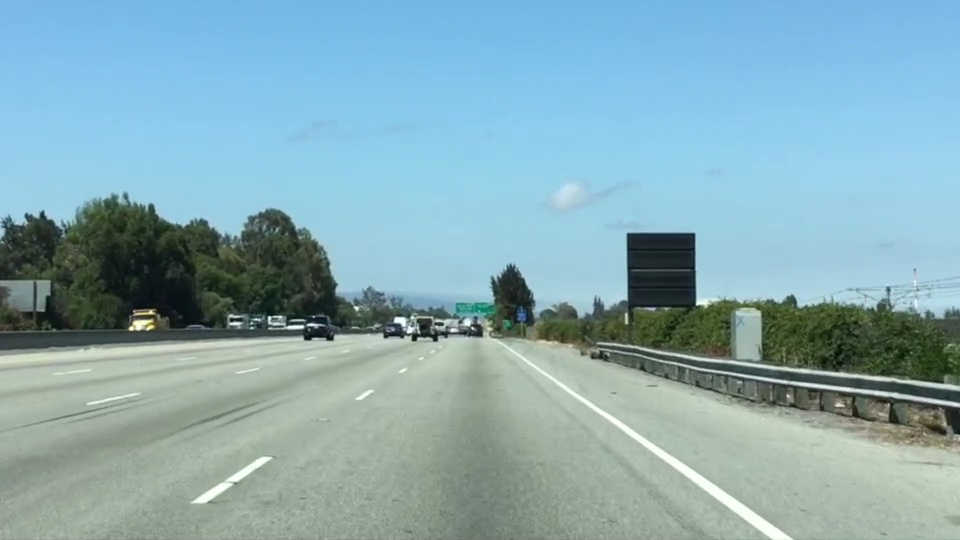
#> input picture resource/lane_detection.jpg, 960 x 540 px
$ python lane_detection_using_basic_threshholding.py
#> lines starting #> are read from the running program, lines starting #| are printed output that depends on the picture; after the words box and inside, x2 and y2 are one past the last pixel; in counts of white or black regions, pixels touching at a corner belong together
import matplotlib.pyplot as plt
import matplotlib.image as mpimg
import numpy as np

# Read in the image and print out some stats
# Note: in the previous example we were reading a .jpg
# Here we read a .png and convert to 0,255 bytescale
image = mpimg.imread('./resource/lane_detection.jpg')#*255)#.astype('uint8')
#> image is the input picture: shape (540, 960, 3); mean R, G, B 135.5, 171.1, 179.2
print('This image is: ',type(image),
         'with dimensions:', image.shape)
#| This image is:  <class 'numpy.ndarray'> with dimensions: (540, 960, 3)

# Grab the x and y size and make a copy of the image
ysize = image.shape[0]
#> ysize = 540
xsize = image.shape[1]
#> xsize = 960
color_select = np.copy(image)

# Define color selection criteria
###### MODIFY THESE VARIABLES TO MAKE YOUR COLOR SELECTION
red_threshold = 200
green_threshold = 100
blue_threshold = 10
######

rgb_threshold = [red_threshold, green_threshold, blue_threshold]

# Do a bitwise or with the "|" character to identify
# pixels below the thresholds
color_thresholds = (image[:,:,0] < rgb_threshold[0]) \
            | (image[:,:,1] < rgb_threshold[1]) \
            | (image[:,:,2] < rgb_threshold[2])
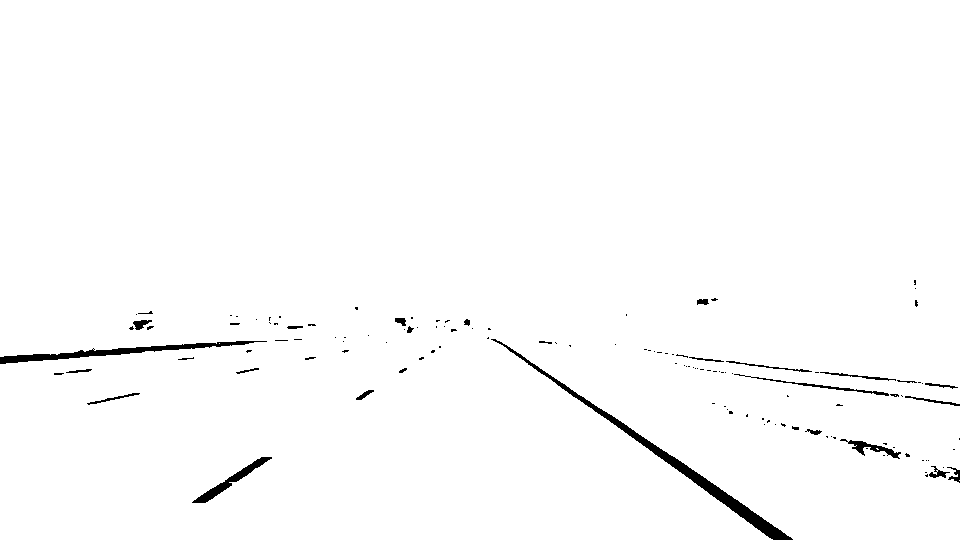
#> color_thresholds: shape (540, 960) bool; 98.6% white; 129 black regions (99 under 20 px), largest, box (x1, y1, x2, y2) and area: (491, 339, 793, 540) 2509, (0, 341, 267, 364) 1367, (192, 457, 272, 503) 627
color_select[color_thresholds] = [0,0,0]
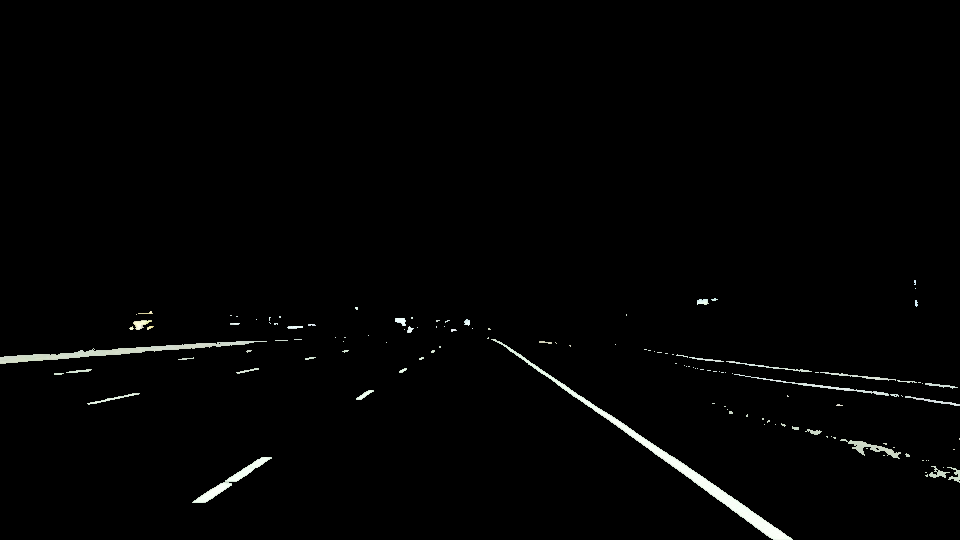
#> color_select: shape (540, 960, 3); mean R, G, B 3.1, 3.2, 3

# Display the image
#plt.imshow(color_select)

# Uncomment the following code if you are running the code locally and wish to save the image
# mpimg.imsave("test-after.png", color_select)

# Define a triangle region of interest
# Keep in mind the origin (x=0, y=0) is in the upper left in image processing
# Note: if you run this code, you'll find these are not sensible values!!
# But you'll get a chance to play with them soon in a quiz
left_bottom = [120, 540]
right_bottom = [800, 540]
apex = [470, 310]

# Fit lines (y=Ax+B) to identify the  3 sided region of interest
# np.polyfit() returns the coefficients [A, B] of the fit
fit_left = np.polyfit((left_bottom[0], apex[0]), (left_bottom[1], apex[1]), 1)
fit_right = np.polyfit((right_bottom[0], apex[0]), (right_bottom[1], apex[1]), 1)
fit_bottom = np.polyfit((left_bottom[0], right_bottom[0]), (left_bottom[1], right_bottom[1]), 1)

# Find the region inside the lines
XX, YY = np.meshgrid(np.arange(0, xsize), np.arange(0, ysize))
region_thresholds = (YY > (XX*fit_left[0] + fit_left[1])) & \
                    (YY > (XX*fit_right[0] + fit_right[1])) & \
                    (YY < (XX*fit_bottom[0] + fit_bottom[1]))

# Color pixels red which are inside the region of interest
region_select = np.copy(image)
region_select[region_thresholds] = [255, 0, 0]
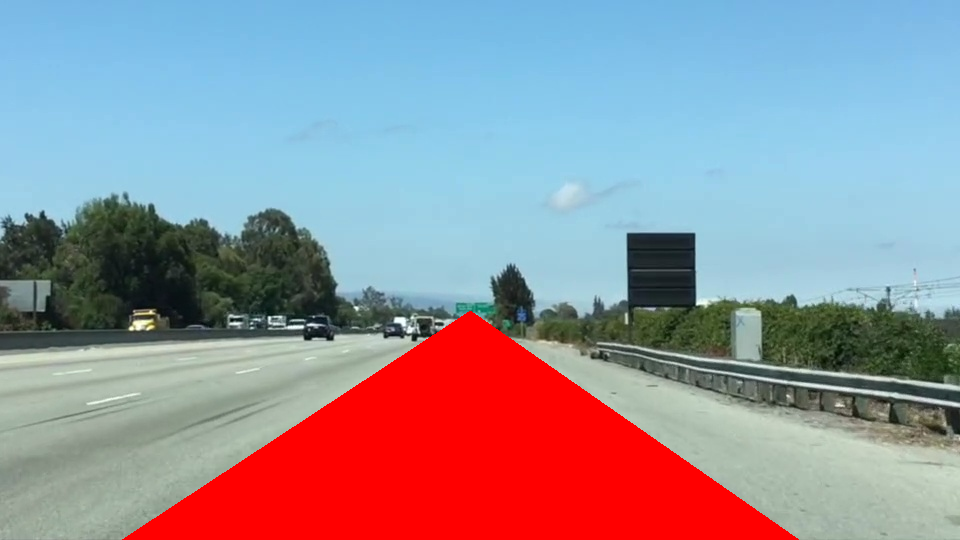
#> region_select: shape (540, 960, 3); 15.02% of pixels changed, all inside (x1, y1, x2, y2) = (122, 311, 799, 540)

# Display the image
plt.imshow(region_select)


# Mask color and region selection
color_select[color_thresholds | ~region_thresholds] = [0, 0, 0]
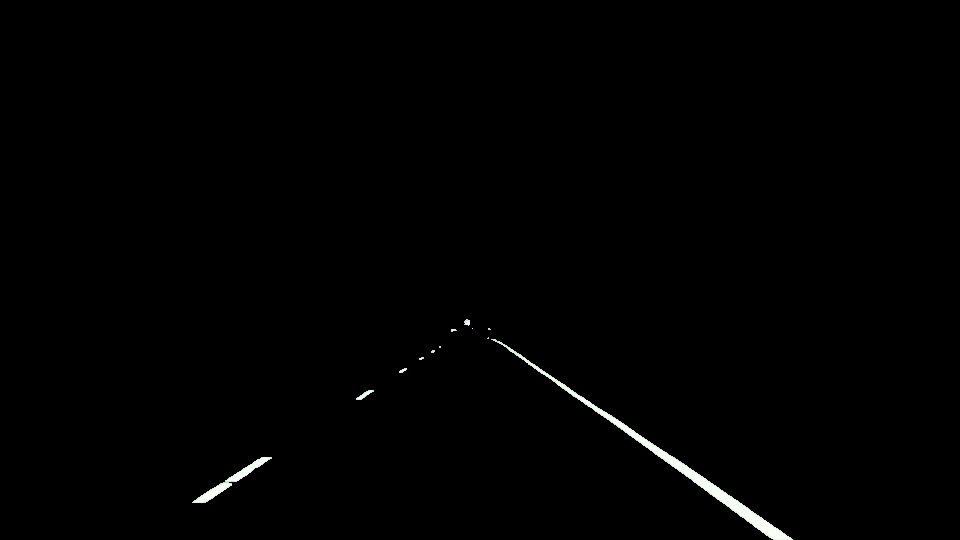
#> color_select: shape (540, 960, 3); 0.74% of pixels changed, all inside (x1, y1, x2, y2) = (0, 280, 960, 483)
# Color pixels red where both color and region selections met
line_image = np.copy(image)
line_image[~color_thresholds & region_thresholds] = [255, 0, 0]
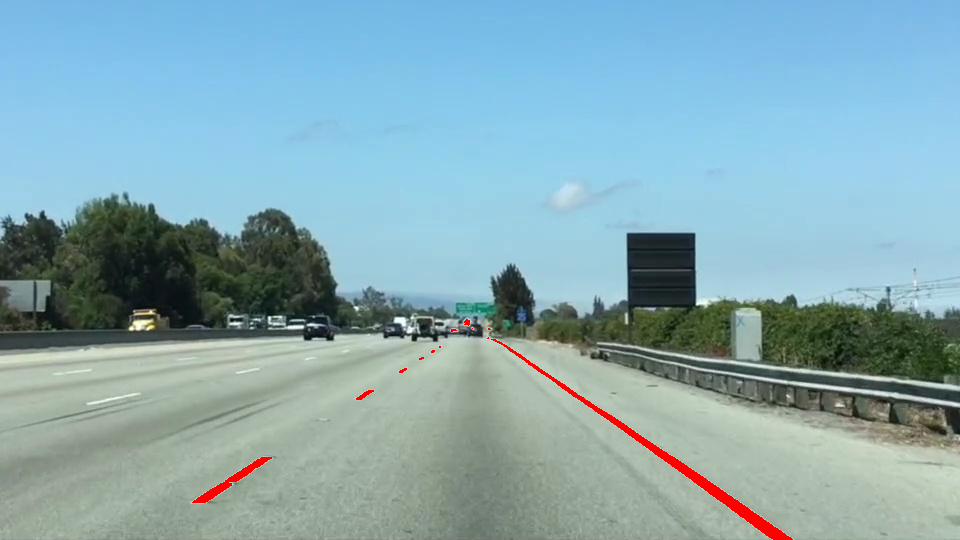
#> line_image: shape (540, 960, 3); 0.64% of pixels changed, all inside (x1, y1, x2, y2) = (192, 319, 793, 540)

# Display the image and show region and color selections
plt.imshow(image)
x = [left_bottom[0], right_bottom[0], apex[0], left_bottom[0]]
y = [left_bottom[1], right_bottom[1], apex[1], left_bottom[1]]
plt.plot(x, y, 'b--', lw=4)
plt.show()
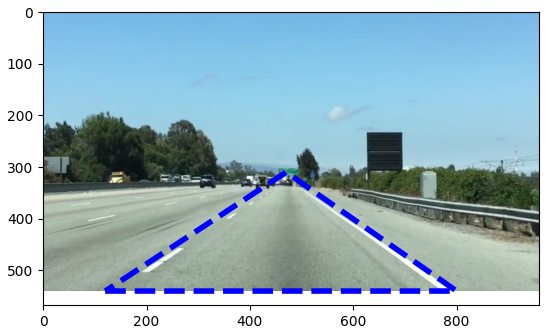
#> figure drawn by matplotlib, 1 panel
plt.imshow(color_select)
plt.show()
plt.imshow(line_image)
plt.show()
